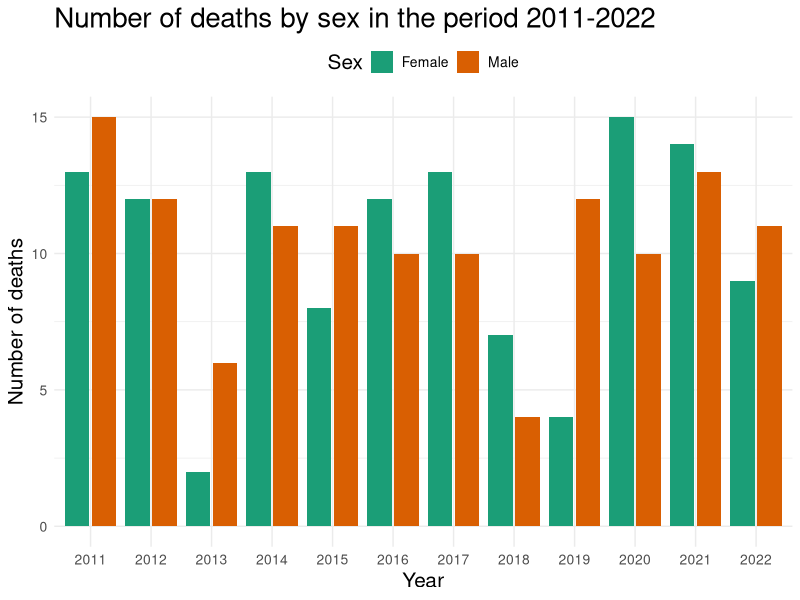
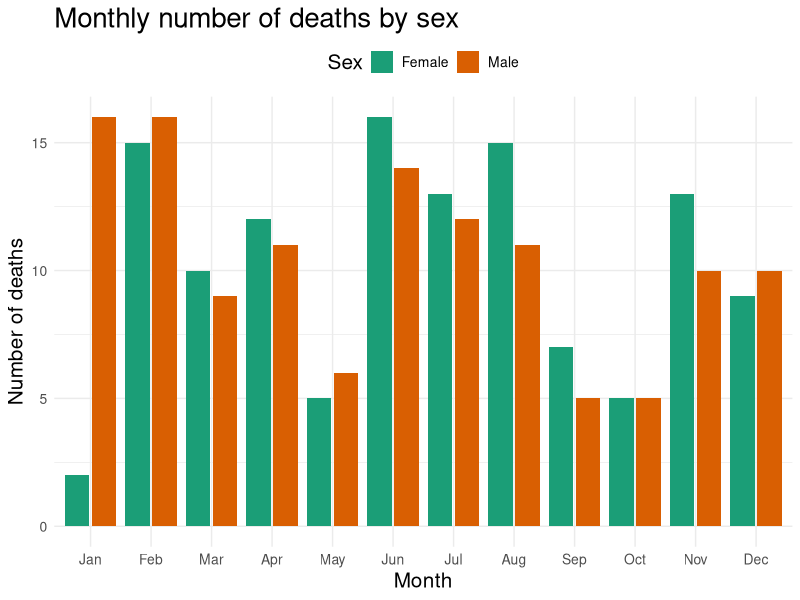
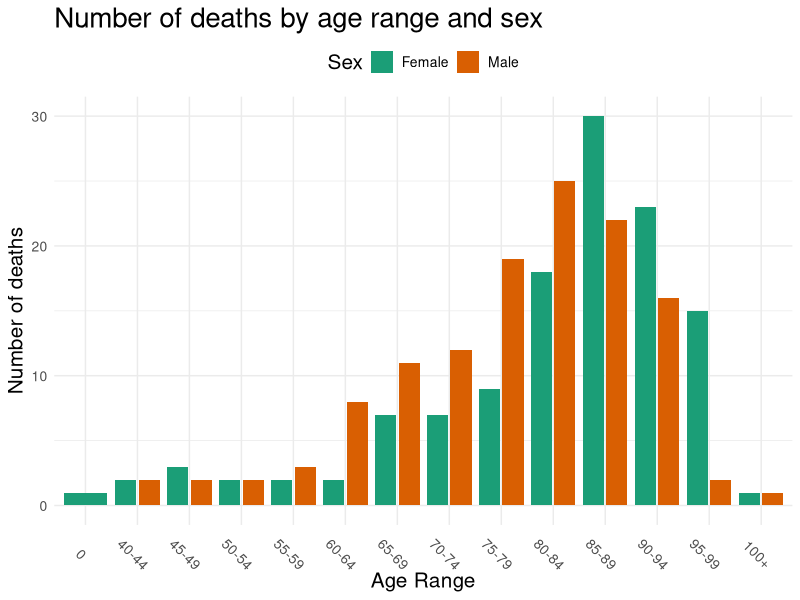
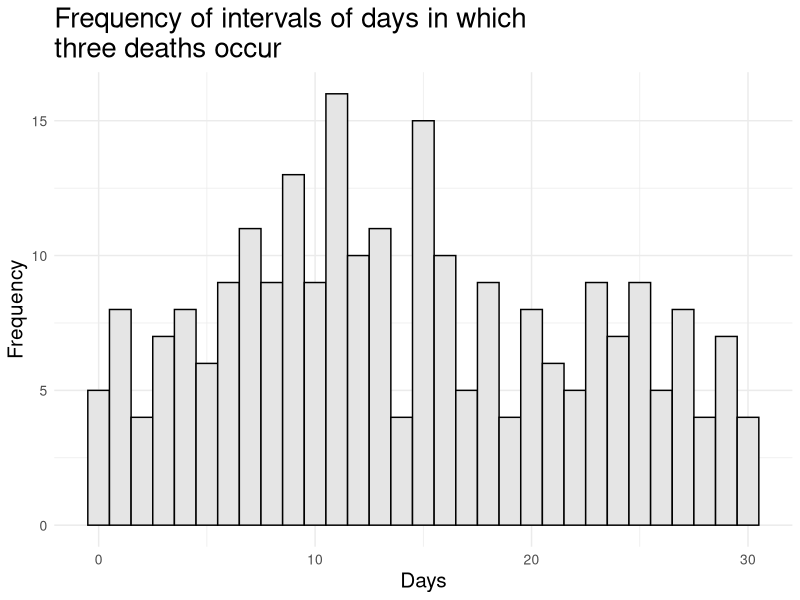
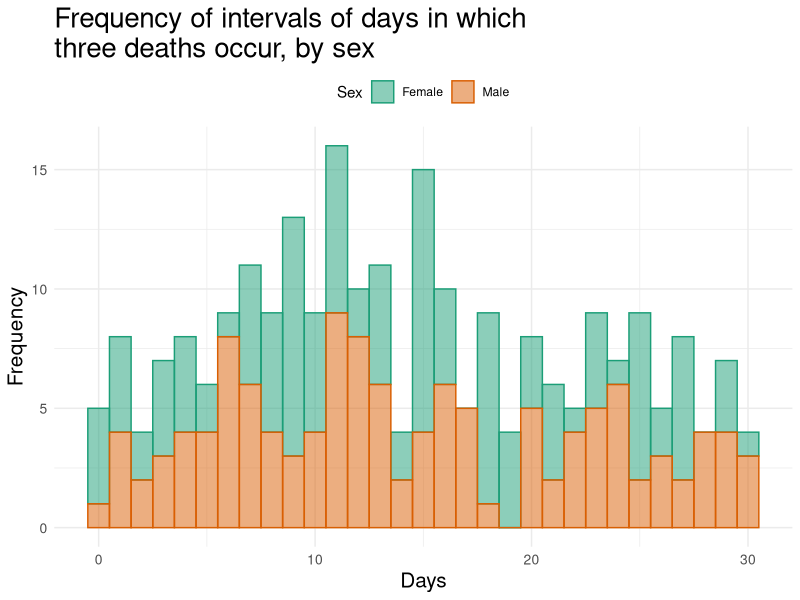
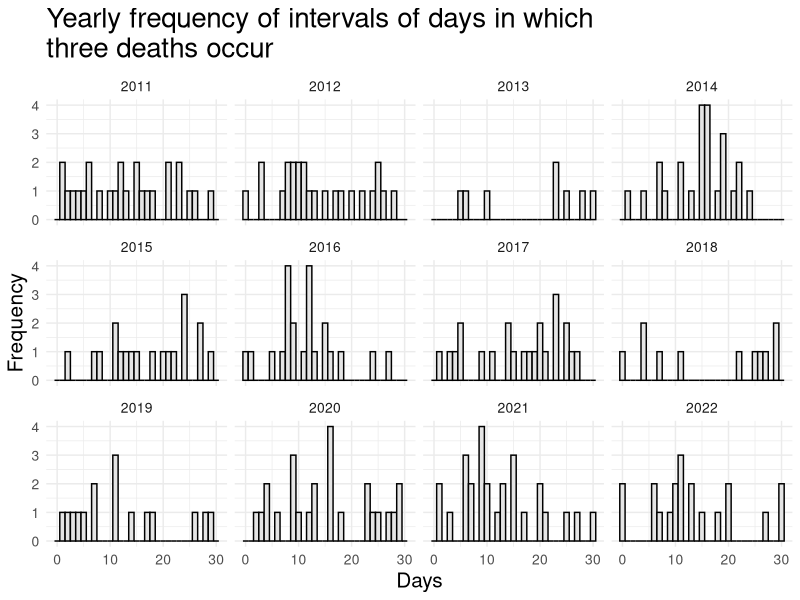

Source code (R) for these figures, in order:
## ---- chunk 1
knitr::opts_chunk$set(echo = TRUE,
                      fig.width = 8,
                      fig.height = 6)
## ---- chunk 2

options(dplyr.summarise.inform = FALSE)
options(dplyr.quiet = TRUE)

library(tidyverse)
library(lubridate)

## ---- chunk 3
main <- read_csv(file = "data/clean-data.csv")

head(main)  # Have a look at first rows
## ---- chunk 4

main <- main %>% 
  mutate(Age_Range = factor(Age_Range, levels = c("0", "40-44", "45-49", "50-54", "55-59", "60-64", "65-69", "70-74", "75-79", "80-84", "85-89", "90-94", "95-99", "100+"))) %>% 
  mutate(Month = ordered(month(Date, label = TRUE, abbr = TRUE)),
         Year = ordered(year(Date)))

## ---- chunk 5

main %>% 
  group_by(Year, Sex) %>% 
  summarize(Count = n())

## ---- chunk 6

p <- main %>% 
  ggplot(aes(x = Year, fill = Sex))

p <- p +
  geom_bar(position = "dodge2") +
  labs(x = "Year", y = "Number of deaths", fill = "Sex") +
  ggtitle("Number of deaths by sex in the period 2011-2022") +
  scale_fill_brewer(labels = c("Female", "Male"), palette = "Dark2") +
  theme_minimal() +
  theme(axis.text = element_text(size = 10),
        axis.title = element_text(size = 15),
        legend.text = element_text(size = 10),
        legend.title = element_text(size = 15),
        legend.position = "top",
        plot.title = element_text(size = 20))

p

## ---- chunk 7

main %>% 
  group_by(Month, Sex) %>% 
  summarize(Count = n())

## ---- chunk 8

p <- main %>% 
  ggplot(aes(x = Month, fill = Sex))

p <- p +
  geom_bar(position = "dodge2") +
  labs(x = "Month", y = "Number of deaths", fill = "Sex") +
  ggtitle("Monthly number of deaths by sex") +
  scale_fill_brewer(labels = c("Female", "Male"), palette = "Dark2") +
  theme_minimal() +
  theme(axis.text = element_text(size = 10),
        axis.title = element_text(size = 15),
        legend.text = element_text(size = 10),
        legend.title = element_text(size = 15),
        legend.position = "top",
        plot.title = element_text(size = 20))

p

## ---- chunk 9

main %>% 
  group_by(Age_Range, Sex) %>% 
  summarize(Count = n())

## ---- chunk 10

p <- main %>% 
  ggplot(aes(x = Age_Range, fill = Sex))

p <- p +
  geom_bar(position = "dodge2") +
  labs(x = "Age Range", y = "Number of deaths", fill = "Sex") +
  ggtitle("Number of deaths by age range and sex") +
  scale_fill_brewer(labels = c("Female", "Male"), palette = "Dark2") +
  theme_minimal() +
  theme(axis.text = element_text(size = 10),
        axis.text.x = element_text(angle = -45),
        axis.title = element_text(size = 15),
        legend.text = element_text(size = 10),
        legend.title = element_text(size = 15),
        legend.position = "top",
        plot.title = element_text(size = 20))

p

## ---- chunk 11
lagged <- main %>% 
  arrange(Date) %>% 
  mutate(Days_Interval = day(  # Extract only days
    as.period(  # Convert interval to period
      interval(  # Calculate time interval
        dplyr::lag(Date, n = 2), Date)))) %>% 
  drop_na  # Remove empty entries created by lagging
## ---- chunk 12

p <- lagged %>% 
  ggplot(aes(x = Days_Interval))

p <- p +
  geom_histogram(binwidth = 1, color = "black", fill = "gray90") +
  labs(x = "Days", y = "Frequency") +
  ggtitle("Frequency of intervals of days in which\nthree deaths occur") +
  theme_minimal() +
  theme(axis.text = element_text(size = 10),
        axis.title = element_text(size = 15),
        plot.title = element_text(size = 20))

p

## ---- chunk 13

p <- lagged %>% 
  ggplot(aes(x = Days_Interval, color = Sex, fill = Sex))

p <- p +
  geom_histogram(binwidth = 1, alpha = 0.5) +
  labs(x = "Days", y = "Frequency") +
  ggtitle("Frequency of intervals of days in which\nthree deaths occur, by sex") +
  scale_fill_brewer(labels = c("Female", "Male"), palette = "Dark2") +
  scale_color_brewer(labels = c("Female", "Male"), palette = "Dark2") +
  theme_minimal() +
  theme(axis.text = element_text(size = 10),
        axis.title = element_text(size = 15),
        legend.position = "top",
        plot.title = element_text(size = 20))

p

## ---- chunk 14

p <- lagged %>% 
  group_by(Year) %>% 
  ggplot(aes(x = Days_Interval))

p <- p +
  geom_histogram(binwidth = 1, color = "black", fill = "gray90") +
  facet_wrap(~ Year) +
  labs(x = "Days", y = "Frequency") +
  ggtitle("Yearly frequency of intervals of days in which\nthree deaths occur") +
  theme_minimal() +
  theme(axis.text = element_text(size = 10),
        axis.title = element_text(size = 15),
        strip.text = element_text(size = 10),
        plot.title = element_text(size = 20))

p
  
  
  
